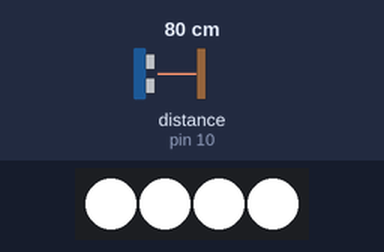
This sketch was run on a simulated Arduino Uno, built with avr-gcc and run on an emulated ATmega328P. On the bench: 4 RGB LEDs in strip order, left to right. Inputs (shaded band) come from the test bench; at power-on: distance to the obstacle (sensor on pin 10) 80 cm. The echo pulse lasts 58.3 µs per cm.

Above: at 1.3 s.
1.4 s: distance to the obstacle (sensor on pin 10) set to 2 cm
2.9 s: distance to the obstacle (sensor on pin 10) set to 4 cm
At 3.8 s:
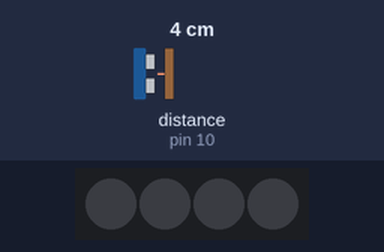
5.9 s: distance to the obstacle (sensor on pin 10) set to 120 cm
7.4 s: distance to the obstacle (sensor on pin 10) set to 9 cm
At 7.49 s:
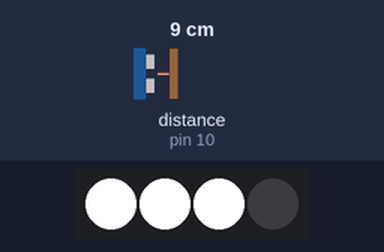
Timing chart, 0 to 11.3 s (numbered marks = the images above; inputs shaded):
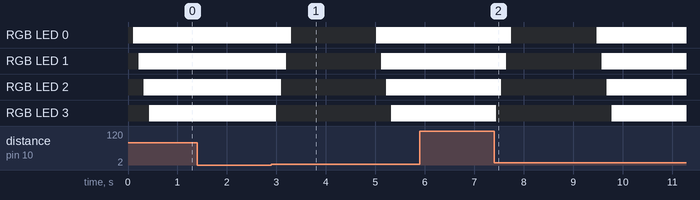

The sketch:

led_slide.ino
```cpp
#include <FastLED.h> //Kütüphane import
#include "NewPing.h"

//#define DEBUG

#define NUM_LEDS 4 //Led Sayısı
#define DATA_PIN 7 //Led Din giriş pini
#define TRIGGER_PIN 9
#define ECHO_PIN 10

#define MAX_DISTANCE 400
#define TOGGLE_RATE 2000
NewPing sonar(TRIGGER_PIN, ECHO_PIN, MAX_DISTANCE);
float duration, distance;

CRGB leds[NUM_LEDS]; //Led Dizisi oluşturduk
int8_t last_led = -1;
bool out_of_range;
unsigned long toggle_time;

typedef enum LED_STATE
{
  turn_on = 0,
  turn_off = 1
};

LED_STATE led_state = turn_on;

void setup() {
  Serial.begin(115200);
  FastLED.addLeds<WS2811, DATA_PIN, GRB>(leds, NUM_LEDS); //Fastlede led dizimizi ekledik
  FastLED.setBrightness(255); //Parlaklık ayarı 0-255
  TurnOffLeds();
}
void loop() {
  MeasureDistance();

  if (!out_of_range) {
    if (distance < 100 && millis() - toggle_time > TOGGLE_RATE) {
      toggle_time = millis();
      ToggleLED();
    }
  }

  switch (led_state) {
    case turn_on:
      LedSlide();
      break;

    case turn_off:
      LedSlideOff();
      break;
  }

#ifdef DEBUG
  Serial.print("last_led = ");  Serial.println(last_led);
  Serial.print("led_state = "); Serial.println(led_state);
  Serial.print("distance = ");  Serial.println(distance);
  Serial.println("--------------");
#endif

  delay(100);
}

void LedSlide() {
  if (last_led < NUM_LEDS - 1) {
    last_led++;
  }
  leds[last_led].setRGB(255, 255, 255); //sonraki 5 ledi
  FastLED.show();
}

void LedSlideOff() {
  if (last_led > 0) {
    last_led--;
  }
  leds[last_led].setRGB(0, 0, 0); //sonraki 5 ledi
  FastLED.show();
}

void CheckOnOff() {
  switch (led_state) {
    case turn_on:
      last_led++;
      if (last_led == NUM_LEDS) {
        led_state = turn_off;
        last_led--;
        delay(1000);
      }
      break;
    case turn_off:
      last_led--;
      if (last_led == -1) {
        led_state = turn_on;
        last_led++;
        delay(1000);
      }
      break;
  }
#ifdef DEBUG
  Serial.print("last_led = "); Serial.println(last_led);
  Serial.print("led_state = "); Serial.println(led_state);
  Serial.println("--------------");
#endif
}

void ToggleLED() {
  switch (led_state) {
    case turn_on:
      last_led = NUM_LEDS;
      led_state = turn_off;
      break;

    case turn_off:

      last_led = -1;
      led_state = turn_on;
      break;
  }
}


void MeasureDistance() {
  distance = sonar.ping_cm();
  //Serial.println(distance);
  if (distance >= 400 || distance <= 2)
  {
    out_of_range = true;
  }

  else {
    out_of_range = false;
  }
}

void TurnOffLeds() {
  for (int i = 0; i < NUM_LEDS; i++) {
    leds[i].setRGB(0, 0, 0); //sonraki 5 ledi
  }
  FastLED.show();
  delay(100);

}
```

Measured:
- after the input at 1.4 s, every drawn part: stays the same
- after the input at 2.9 s, RGB LED 0: RGB(255, 255, 255) → off after 0.40 s, → RGB(255, 255, 255) 1.7 s later; RGB LED 1: RGB(255, 255, 255) → off after 0.30 s, → RGB(255, 255, 255) 1.9 s later
- after the input at 5.9 s, every drawn part: stays the same
- after the input at 7.4 s, RGB LED 0: RGB(255, 255, 255) → off after 0.35 s, → RGB(255, 255, 255) 1.7 s later; RGB LED 1: RGB(255, 255, 255) → off after 0.25 s, → RGB(255, 255, 255) 1.9 s later; RGB LED 2: RGB(255, 255, 255) → off after 0.14 s, → RGB(255, 255, 255) 2.1 s later; RGB LED 3: RGB(255, 255, 255) → off at once, → RGB(255, 255, 255) 2.3 s later
